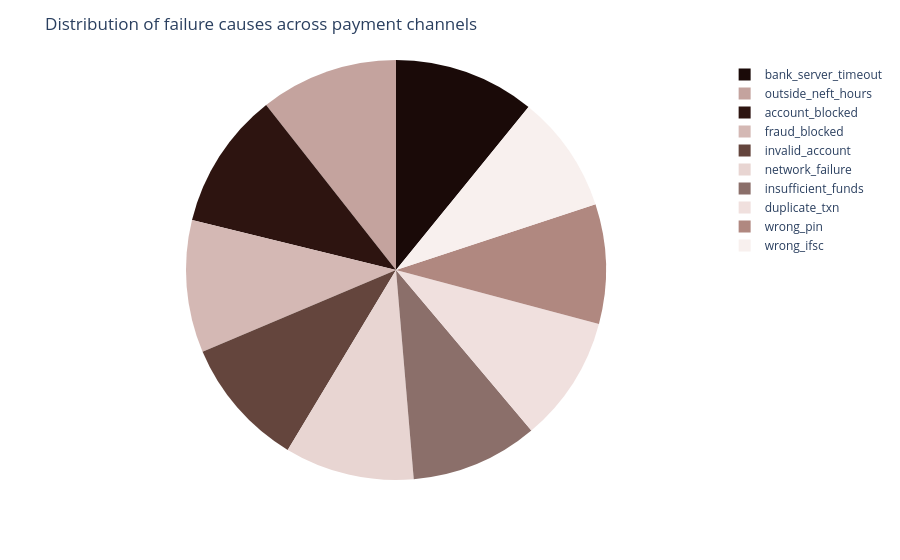

Notebook code cell kept with this figure:
### Code cell
import plotly.express as px

failed_df = df[df['is_failed'] == 1]
reason_counts = failed_df['failure_reason'].value_counts().reset_index()
reason_counts.columns = ['failure_reason', 'count']

fig = px.pie(
    reason_counts,
    names='failure_reason',
    values='count',
    color_discrete_sequence=[
        '#1a0a08','#c4a39e','#2d1410','#d4b8b4','#64453d','#e8d5d2','#8b6f6a','#f0e0de','#b08880',
        '#f8f0ee'
    ]
)

fig.update_traces(
    textinfo='none',
    hovertemplate='<b>%{label}</b><br>Count: %{value}<br>Percentage: %{percent}<extra></extra>'
)

fig.update_layout(title='Distribution of failure causes across payment channels')

fig.show()
fig.write_html('../charts/failure_reason_pie.html')

### Figure 1 — Plotly figure (JSON) as saved in the notebook; plotly's stock layout.template omitted (floating-point values rounded to 4 significant figures)
{"data": [{"domain": {"x": [0, 1], "y": [0, 1]}, "hovertemplate": "<b>%{label}</b><br>Count: %{value}<br>Percentage: %{percent}<extra></extra>", "labels": ["bank_server_timeout", "outside_neft_hours", "account_blocked", "fraud_blocked", "invalid_account", "network_failure", "insufficient_funds", "duplicate_txn", "wrong_pin", "wrong_ifsc"], "legendgroup": "", "name": "", "showlegend": true, "textinfo": "none", "type": "pie", "values": [254, 248, 247, 238, 234, 233, 229, 227, 215, 212]}], "layout": {"legend": {"tracegroupgap": 0}, "margin": {"t": 60}, "piecolorway": ["#1a0a08", "#c4a39e", "#2d1410", "#d4b8b4", "#64453d", "#e8d5d2", "#8b6f6a", "#f0e0de", "#b08880", "#f8f0ee"], "title": {"text": "Distribution of failure causes across payment channels"}}}
